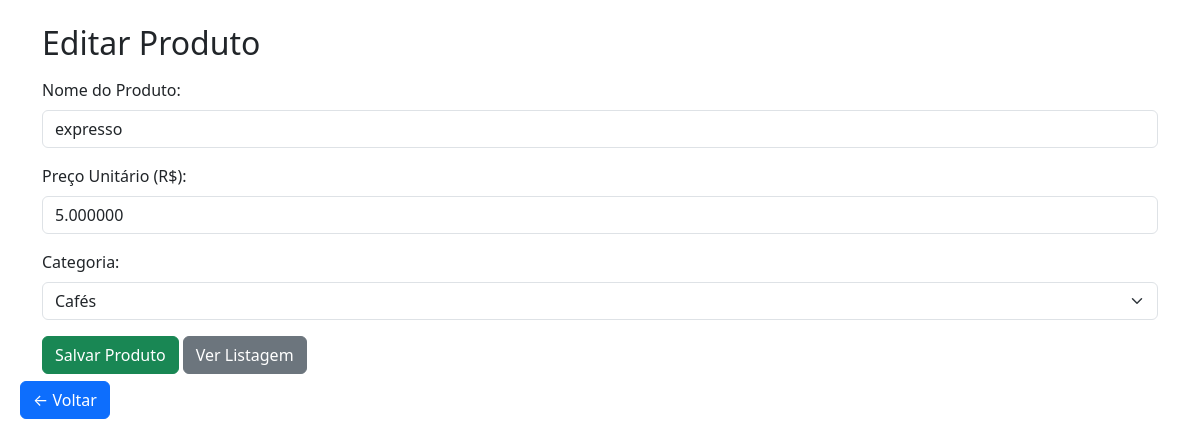
Page /site/admin/produto/ProdutosForm.php?editar=2 on the committed database.
### tables this page shows
CREATE TABLE IF NOT EXISTS `produto` (
  `id` int NOT NULL AUTO_INCREMENT,
  `nome` varchar(50) DEFAULT NULL,
  `preco_unitario` decimal(20,6) DEFAULT NULL,
  `categoria` varchar(50) DEFAULT NULL,
  PRIMARY KEY (`id`)
);

### site/admin/database/db.class.php (called while the page is built, shortened)
<?php
class db
{
    private $host     = 'localhost';
    private $user     = 'root';
    private $password = '';
    private $port     = '3306';
    private $dbname   = 'cafeteria';
    private $table_name;
    private $conn;
    public function __construct($table_name)
    {
        $this->table_name = $table_name;
        $this->conn = $this->connect();
    }
    private function connect()
    {
        try {
            return new PDO(
                "mysql:host=$this->host;dbname=$this->dbname;port=$this->port;charset=utf8",
                $this->user,
                $this->password,
                [
                    PDO::ATTR_ERRMODE => PDO::ERRMODE_EXCEPTION,
                ]
            );
        } catch (PDOException $e) {
            die('Erro na conexão: ' . $e->getMessage());
        }
    }
    public function find($id)
    {
        $sql = "SELECT * FROM $this->table_name WHERE id = ? LIMIT 1";
        try {
            $st = $this->conn->prepare($sql);
            $st->execute([$id]);
            return $st->fetch(PDO::FETCH_OBJ);
        } catch (PDOException $e) {
            var_dump("Erro ao buscar por ID", $e->getMessage());
            return false;
        }
    }
}

### site/admin/produto/ProdutosForm.php (the view, shortened to what this page needs)
<?php
include __DIR__ . '/../../../header.php';
include '../database/db.class.php';
$db = new db('produto');
$id = "";
$nome = "";
$preco_unitario = "";
$categoria = "";
if (!empty($_GET['editar'])) {
    $p = $db->find($_GET['editar']);
    if ($p) {
        $id             = $p->id;
        $nome           = $p->nome;
        $preco_unitario = $p->preco_unitario;
        $categoria      = $p->categoria;
    }
}
?>
<body>
<header>
    <button class="btn btn-primary position-fixed" style="left: 20px; top: 50%; transform: translateY(-50%); z-index: 1030;" onclick="history.back()">
        &larr; Voltar
    </button>
</header>
</body>
<div class="container mt-4">
    <h2><?= $id ? "Editar Produto" : "Novo Produto (Cardápio)" ?></h2>
    <form action="ProdutosForm.php" method="POST" class="mt-3">
        <div class="mb-3">
            <label class="form-label">Nome do Produto:</label>
            <input type="text" name="nome" class="form-control" value="<?= htmlspecialchars($nome) ?>" placeholder="Ex: Capuccino Italiano">
        </div>
        <div class="mb-3">
            <label class="form-label">Preço Unitário (R$):</label>
            <input type="number" step="0.001" name="preco_unitario" class="form-control" value="<?= htmlspecialchars($preco_unitario) ?>" placeholder="0.00">
        </div>
        <div class="mb-3">
            <label class="form-label">Categoria:</label>
            <select name="categoria" class="form-select">
                <option value="Cafés" <?= $categoria === 'Cafés' ? 'selected' : '' ?>>Cafés</option>
            </select>
        </div>
        <button type="submit" class="btn btn-success">Salvar Produto</button>
        <a href="ProdutoList.php" class="btn btn-secondary">Ver Listagem</a>
    </form>
</div>

### rows in the picture
produto: nome "expresso", preco_unitario "5.000000", categoria "Cafés"
